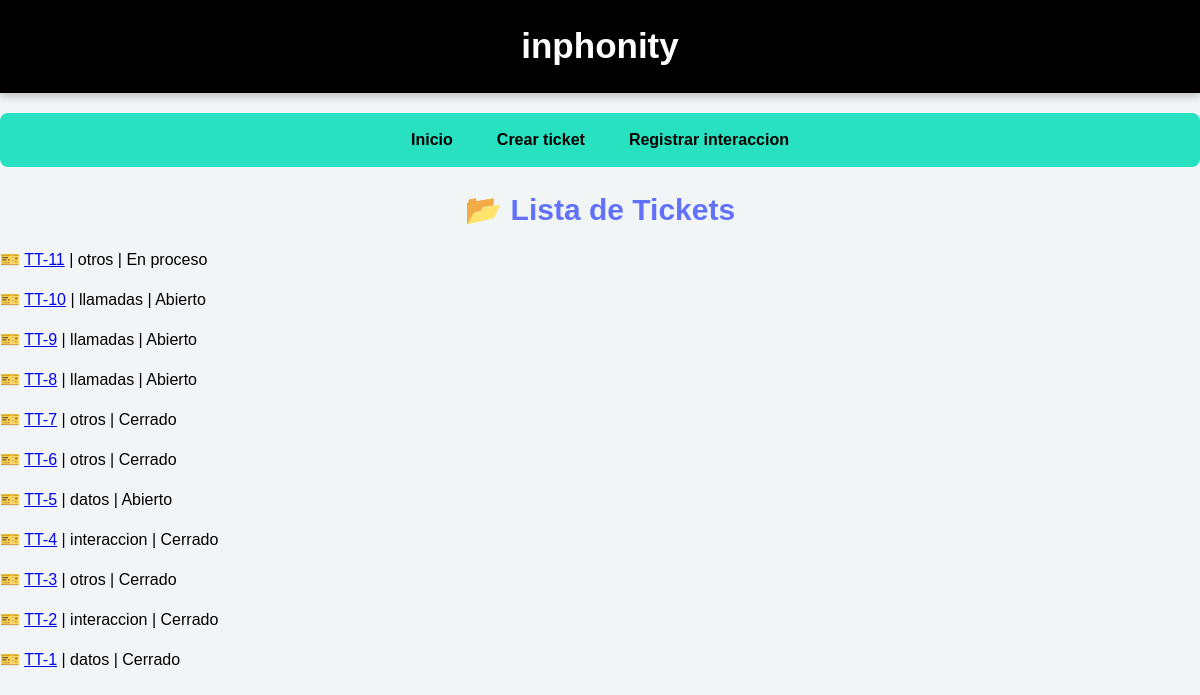
Page /tickets on the committed database.
### tables this page shows
CREATE TABLE tickets (
        id INTEGER PRIMARY KEY AUTOINCREMENT,
        ejecutivo_nombre TEXT,
        ejecutivo_email TEXT,
        categoria TEXT,
        cliente_nombre TEXT,
        cliente_correo TEXT,
        dn_afectado TEXT,
        dn_contacto TEXT,
        rol TEXT,
        canal TEXT,
        descripcion_error TEXT,
        compania TEXT,
        numeros_prueba TEXT,
        numero_prueba TEXT,
        version_software TEXT,
        locucion TEXT,
        ubicacion TEXT,
        validaciones TEXT,
        tipo_afectacion TEXT,
        pagina_app TEXT,
        estatus TEXT DEFAULT 'Abierto'
    , descripcion_solicitud TEXT, descripcion_interaccion TEXT, fecha_creacion TIMESTAMP DEFAULT CURRENT_TIMESTAMP, fecha_cierre TIMESTAMP, link_genesys TEXT);

### app.py (the view)
@app.route("/tickets")
def ver_tickets():
    conn = sqlite3.connect(DB)
    conn.row_factory = sqlite3.Row
    cursor = conn.cursor()
    cursor.execute("SELECT * FROM tickets ORDER BY id DESC")
    tickets = cursor.fetchall()
    conn.close()
    return render_template("tickets.html", tickets=tickets)

### templates/tickets.html (shortened to what this page needs)
<!DOCTYPE html>
<html>
<head>
    <link rel="stylesheet" href="{{ url_for('static', filename='estilos/styles.css') }}">
</head>
<body>
        <header>
 <h1>inphonity </h1>
    </header>
    <nav>
       <a href="/inicio_cc">Inicio</a>
        <a href="/">Crear ticket</a>
        <a href="/registro_interacciones">Registrar interaccion</a>
    </nav>
<h2>📂 Lista de Tickets</h2>
{% for t in tickets %}
<p>
    🎫 <a href="{{ url_for('detalle_ticket', id=t.id) }}">TT-{{ t.id }}</a>
|
    {{ t.categoria }} |
    {{ t.estatus }}
</p>
{% endfor %}
<br>
</body>
</html>

### static/estilos/styles.css (style rules this page uses)
:root { --blanco: #FFFFFF; --negro: #000000; --verde: #27E1C1; --azul: #6271F9; --verde-oscuro: #28C7AC; --azul-oscuro: #4454E2; --amarillo: #FDB827; --gris-claro: #F2F5F6; --lila: #E8DAF8; --azul-claro: #D4F1FF; }
html { font-size: 62.5%; }
body { font-family: Arial, Helvetica, sans-serif; font-size: 1.6rem; margin: 0; background-color: var(--gris-claro); color: var(--negro); line-height: 1.5; }
header { background-color: var(--negro); color: var(--blanco); text-align: center; padding: 2rem; box-shadow: 0 4px 8px rgba(0,0,0,0.2); }
header h1 { margin: 0; font-size: 3.5rem; }
nav { display: flex; justify-content: center; gap: 2rem; background-color: var(--verde); padding: 1rem; border-radius: 8px; margin: 2rem 0; }
nav a { text-decoration: none; color: var(--negro); font-weight: bold; padding: 0.5rem 1.2rem; transition: all 0.3s ease; }
h2 { color: var(--azul); margin-top: 0; }
h2 { margin: 0; text-align: center; font-size: 3rem; }

### rows in the picture
tickets: id "11", categoria "otros", estatus "En proceso"
tickets: id "10", categoria "llamadas", estatus "Abierto"
tickets: id "9", categoria "llamadas", estatus "Abierto"
tickets: id "8", categoria "llamadas", estatus "Abierto"
tickets: id "7", categoria "otros", estatus "Cerrado"
tickets: id "6", categoria "otros", estatus "Cerrado"
tickets: id "5", categoria "datos", estatus "Abierto"
tickets: id "4", categoria "interaccion", estatus "Cerrado"
tickets: id "3", categoria "otros", estatus "Cerrado"
tickets: id "2", categoria "interaccion", estatus "Cerrado"
tickets: id "1", categoria "datos", estatus "Cerrado"
